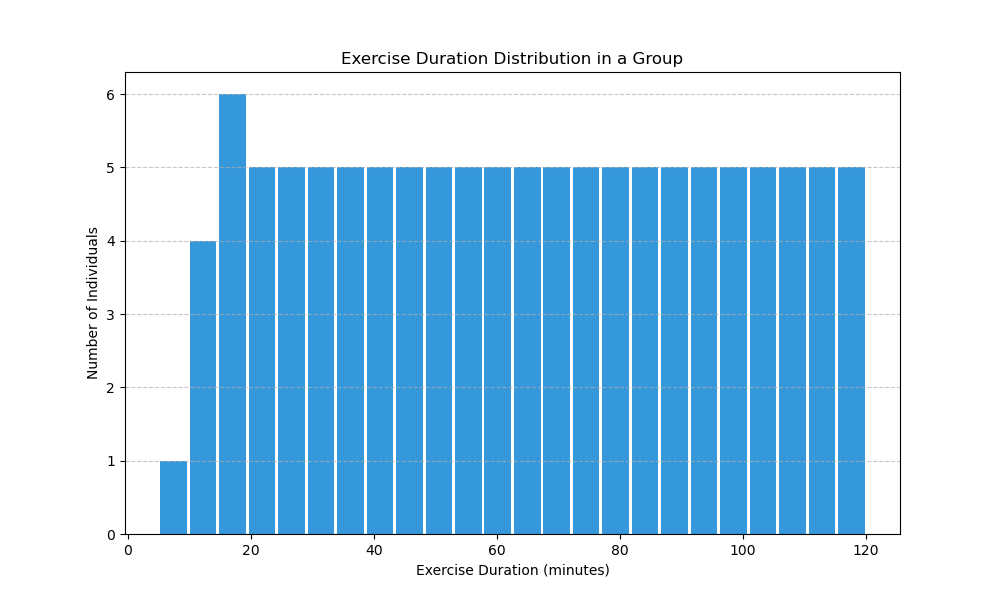

The Python source for this figure:

import matplotlib.pyplot as plt
import numpy as np

# Generated data points representing the exercise duration of a group of people
exercise_durations = np.array([5, 10, 10, 10, 10, 15, 15, 15, 15, 15, 15, 20, 20, 20, 20, 20, 25, 25, 25, 25, 25, 30, 30, 30, 30, 30, 35, 35, 35, 35, 35, 40, 40, 40, 40, 40, 45, 45, 45, 45, 45, 50, 50, 50, 50, 50, 55, 55, 55, 55, 55, 60, 60, 60, 60, 60, 65, 65, 65, 65, 65, 70, 70, 70, 70, 70, 75, 75, 75, 75, 75, 80, 80, 80, 80, 80, 85, 85, 85, 85, 85, 90, 90, 90, 90, 90, 95, 95, 95, 95, 95, 100, 100, 100, 100, 100, 105, 105, 105, 105, 105, 110, 110, 110, 110, 110, 115, 115, 115, 115, 115, 120, 120, 120, 120, 120])

plt.figure(figsize=(10, 6))
plt.hist(exercise_durations, bins=24, color='#3498DB', rwidth=0.9)

plt.title('Exercise Duration Distribution in a Group')
plt.ylabel('Number of Individuals')
plt.xlabel('Exercise Duration (minutes)')
plt.grid(axis='y', linestyle='--', alpha=0.7)

plt.show()
